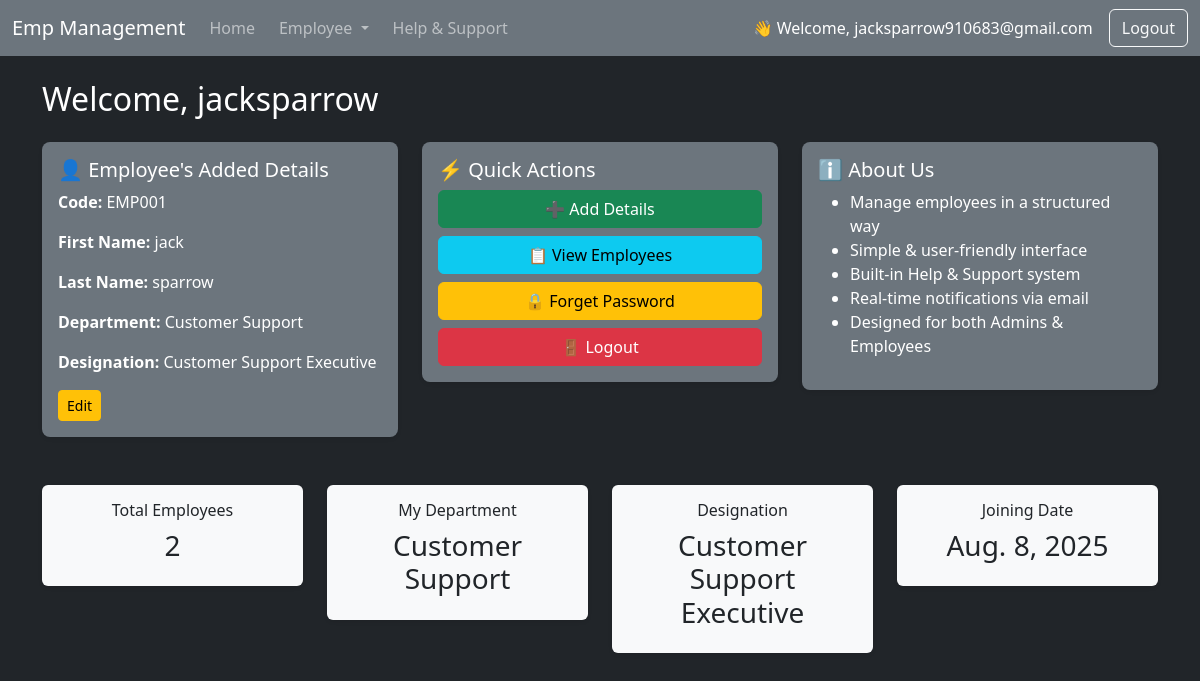
Screenshot of /emp/home/ (signed in) with the database file from the repository.
### emp/models.py (models this page shows, shortened)
class Emp(models.Model):
    user = models.OneToOneField(User, on_delete=models.CASCADE, unique=True)  # <--- Only one Emp per user
    emp_id = models.AutoField(primary_key=True)
    emp_code = models.CharField(max_length=10, unique=True, editable=False, null=True, blank=True) # Format: EMP001, EMP002, etc.
    f_name = models.CharField(max_length=100)
    l_name = models.CharField(max_length=100)
    gender = models.CharField(max_length=10)
    phone = models.CharField(max_length=15, unique=True)
    email = models.EmailField(max_length=50, unique=True)
    address = models.CharField(max_length=100)
    department = models.CharField(max_length=50)
    designation = models.CharField(max_length=50)
    joining_date = models.DateField()

### emp/views.py (the view)
# urls.py: path("home/", views.emp_home, name="emp_home"),
def emp_home(request):
    emp = None
    email_name = "Guest"
    if request.user.is_authenticated:
        emp = Emp.objects.filter(user=request.user).first()
        if request.user.email:
            raw_email_name = request.user.email.split("@")[0]
        else:
            raw_email_name = request.user.username
        email_name = re.sub(r'[^a-zA-Z]', '', raw_email_name)
    total_emps = Emp.objects.count()
    return render(request, 'emp/home.html', {
        'emp': emp,
        'total_emps': total_emps,
        'email_name': email_name
    })

### templates/emp/home.html (shortened to what this page needs)
<!doctype html>
<html lang="en">
<head>
    <link href="https://cdn.jsdelivr.net/npm/bootstrap@5.3.7/dist/css/bootstrap.min.css" rel="stylesheet">
</head>
<body class="bg-dark text-white">
    {% include 'emp/navbar.html' %}
    <div class="container mt-4">
        <h2 class="mb-4">Welcome, {{ email_name }}</h2>
        <div class="row g-4">
            <div class="col-md-4">
                <div class="card shadow-sm rounded-3 border-0 bg-secondary text-white">
                    <div class="card-body">
                        <h5 class="card-title">👤 Employee's Added Details</h5>
                        {% if emp %}
                        <p><strong>Code:</strong> {{ emp.emp_code }}</p>
                        <p><strong>First Name:</strong> {{ emp.f_name }}</p>
                        <p><strong>Last Name:</strong> {{ emp.l_name }}</p>
                        <p><strong>Department:</strong> {{ emp.department }}</p>
                        <p><strong>Designation:</strong> {{ emp.designation }}</p>
                        <a href="{% url 'update_emp' %}" class="btn btn-warning btn-sm">Edit</a>
                        {% else %}
                        <p class="text-warning">⚠ No employee details added yet.</p>
                        <a href="/emp/add-emp/" class="btn btn-success btn-sm">➕ Add Details</a>
                        {% endif %}
                    </div>
                </div>
            </div>
            <div class="col-md-4">
                <div class="card shadow-sm rounded-3 border-0 bg-secondary text-white">
                    <div class="card-body">
                        <h5 class="card-title">⚡ Quick Actions</h5>
                        {% if user.is_authenticated %}
                        <a href="/emp/add-emp/" class="btn btn-success w-100 mb-2">➕ Add Details</a>
                        <a href="/emp/view-emp/" class="btn btn-info w-100 mb-2">📋 View Employees</a>
                        <a href="{% url 'password_reset' %}" class="btn btn-warning w-100 mb-2">🔒 Forget Password</a>
                        <a href="/emp/logout/" class="btn btn-danger w-100">🚪 Logout</a>
                        {% else %}
                        <a href="/emp/login/" class="btn btn-primary w-100 mb-2">🔑 Login</a>
                        <a href="/emp/register/" class="btn btn-warning w-100">📝 Register</a>
                        {% endif %}
                    </div>
                </div>
            </div>
            <div class="col-md-4">
                <div class="card shadow-sm rounded-3 border-0 bg-secondary text-white">
                    <div class="card-body">
                        <h5 class="card-title">ℹ️ About Us</h5>
                        <ul class="text-white-80">
                            <li>Manage employees in a structured way</li>
                            <li>Simple & user-friendly interface</li>
                            <li>Built-in Help & Support system</li>
                            <li>Real-time notifications via email</li>
                            <li>Designed for both Admins & Employees</li>
                        </ul>
                    </div>
                </div>
            </div>
        </div>
        <div class="row mt-4 g-4">
            <div class="col-md-3">
                <div class="card text-center p-3 shadow-sm border-0 bg-light">
                    <h6>Total Employees</h6>
                    <h3>{{ total_emps }}</h3>
                </div>
            </div>
            {% if emp %}
            <div class="col-md-3">
                <div class="card text-center p-3 shadow-sm border-0 bg-light">
                    <h6>My Department</h6>
                    <h3>{{ emp.department }}</h3>
                </div>
            </div>
            <div class="col-md-3">
                <div class="card text-center p-3 shadow-sm border-0 bg-light">
                    <h6>Designation</h6>
                    <h3>{{ emp.designation }}</h3>
                </div>
            </div>
            <div class="col-md-3">
                <div class="card text-center p-3 shadow-sm border-0 bg-light">
                    <h6>Joining Date</h6>
                    <h3>{{ emp.joining_date }}</h3>
                </div>
            </div>
            {% endif %}
        </div>
    </div>
</body>
</html>

### templates/emp/navbar.html (shortened to what this page needs)
<nav class="navbar navbar-expand-lg navbar-dark bg-secondary">
  <div class="container-fluid">
    <a class="navbar-brand">Emp Management</a>
    <div class="collapse navbar-collapse" id="navbarSupportedContent">
      <ul class="navbar-nav me-auto mb-2 mb-lg-0 gap-2">
        <li class="nav-item">
          <a href="/emp/home/" class="nav-link">Home</a>
        </li>
        <li class="nav-item dropdown">
          <a class="nav-link dropdown-toggle" href="#" id="moreDropdown" role="button" data-bs-toggle="dropdown"
            aria-expanded="false">
            Employee
          </a>
        </li>
        <li class="nav-item">
          {% if user.is_authenticated %}
            <a href="/emp/help_support/" class="nav-link">Help & Support</a>
          {% else %}
            <a href="/emp/guest-help-support/" class="nav-link">Help & Support</a>
          {% endif %}
        </li>
      </ul>
      <div class="d-flex align-items-center gap-2">
        {% if user.is_authenticated %}
          <span class="text-white me-2">👋 Welcome, {{ user.first_name|default:user.username }}</span>
          <a href="/emp/logout/" class="btn btn-outline-light">Logout</a>
        {% else %}
          <a href="/emp/login/" class="btn btn-outline-light">Login</a>
          <a href="/emp/register/" class="btn btn-light text-dark">Signup</a>
        {% endif %}
      </div>
    </div>
  </div>
</nav>

### templates/emp/navbar.html (style rules this page uses)
.nav-link { transition: 0.3s; }

### rows the page displays
Emp: emp_code "EMP001", f_name "jack", l_name "sparrow", department "Customer Support", designation "Customer Support Executive", joining_date "Aug. 8, 2025"

### other values shown
{{ user.first_name|default:user.username }} "jacksparrow910683@gmail.com"
{{ email_name }} "jacksparrow"
{{ total_emps }} "2"
